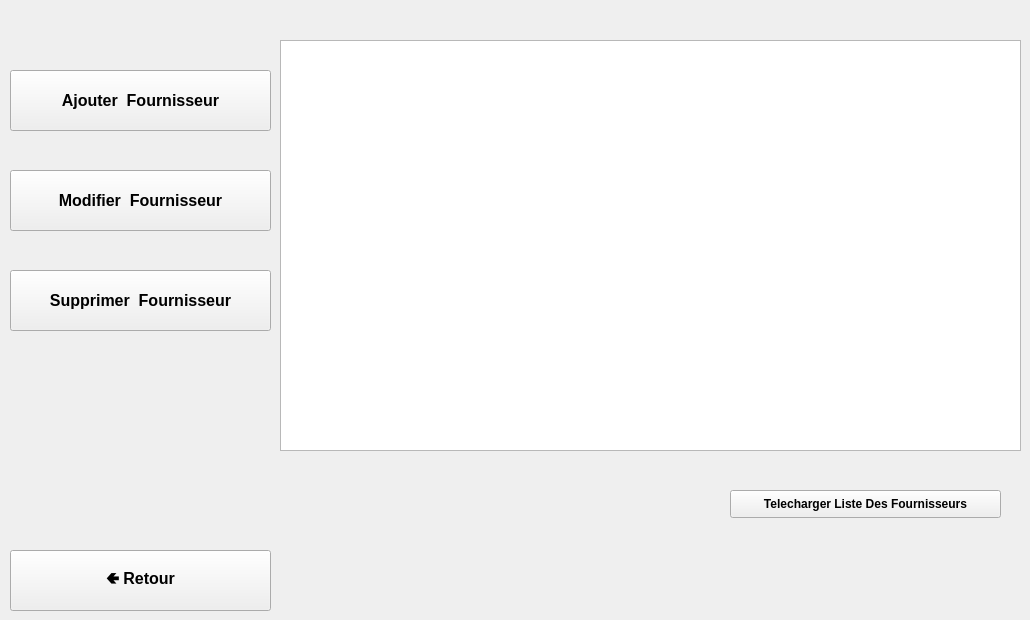
      <widget class="QWidget" name="tab_5">
       <attribute name="title">
        <string>Gerer Fournisseur</string>
       </attribute>
       <widget class="QPushButton" name="pushButton_ajouter_fournisseur">
        <property name="geometry">
         <rect>
          <x>10</x>
          <y>70</y>
          <width>261</width>
          <height>61</height>
         </rect>
        </property>
        <property name="font">
         <font>
          <pointsize>12</pointsize>
          <weight>75</weight>
          <bold>true</bold>
          <underline>false</underline>
         </font>
        </property>
        <property name="styleSheet">
         <string notr="true">QPushButton{
}
background-color: rgb(255, 0, 0);</string>
        </property>
        <property name="text">
         <string>Ajouter  Fournisseur</string>
        </property>
       </widget>
       <widget class="QPushButton" name="pushButton_modifier_fournisseur">
        <property name="geometry">
         <rect>
          <x>10</x>
          <y>170</y>
          <width>261</width>
          <height>61</height>
         </rect>
        </property>
        <property name="font">
         <font>
          <pointsize>12</pointsize>
          <weight>75</weight>
          <bold>true</bold>
          <underline>false</underline>
         </font>
        </property>
        <property name="text">
         <string>Modifier  Fournisseur</string>
        </property>
       </widget>
       <widget class="QPushButton" name="pushButton_supprimer_fournisseur">
        <property name="geometry">
         <rect>
          <x>10</x>
          <y>270</y>
          <width>261</width>
          <height>61</height>
         </rect>
        </property>
        <property name="font">
         <font>
          <pointsize>12</pointsize>
          <weight>75</weight>
          <bold>true</bold>
          <underline>false</underline>
         </font>
        </property>
        <property name="text">
         <string>Supprimer  Fournisseur</string>
        </property>
       </widget>
       <widget class="QPushButton" name="pushButton_retour_2">
        <property name="geometry">
         <rect>
          <x>10</x>
          <y>550</y>
          <width>261</width>
          <height>61</height>
         </rect>
        </property>
        <property name="font">
         <font>
          <pointsize>12</pointsize>
          <weight>75</weight>
          <bold>true</bold>
          <underline>false</underline>
         </font>
        </property>
        <property name="text">
         <string>🢀 Retour</string>
        </property>
       </widget>
       <widget class="QTableView" name="tableView_fournisseur">
        <property name="geometry">
         <rect>
          <x>280</x>
          <y>40</y>
          <width>741</width>
          <height>411</height>
         </rect>
        </property>
       </widget>
       <widget class="QPushButton" name="pushButton_afficherfournisseur">
        <property name="geometry">
         <rect>
          <x>730</x>
          <y>490</y>
          <width>271</width>
          <height>28</height>
         </rect>
        </property>
        <property name="font">
         <font>
          <weight>75</weight>
          <bold>true</bold>
          <underline>false</underline>
         </font>
        </property>
        <property name="styleSheet">
         <string notr="true"/>
        </property>
        <property name="text">
         <string>Telecharger Liste Des Fournisseurs</string>
        </property>
       </widget>
      </widget>
